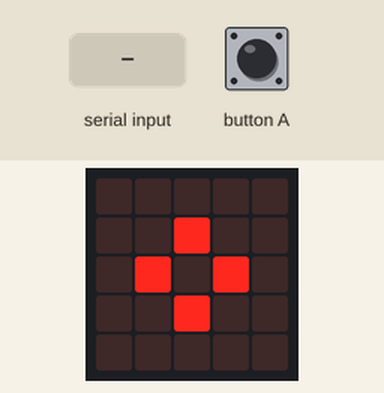
Bench run of a program on a simulated BBC micro:bit (MakeCode). Shown: the board's 5×5 LED display. The test bench sets the inputs (shaded band).

Above: at 1.2 s.
1.3 s: "1" typed at the serial console
At 2.8 s:
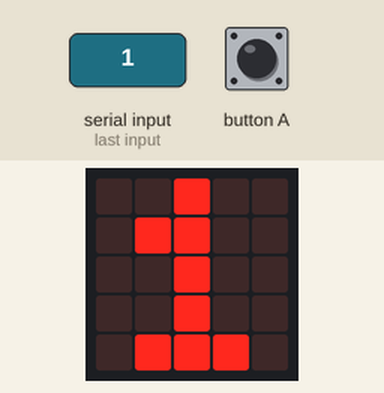
4.3 s: "0" typed at the serial console
At 5.1 s:
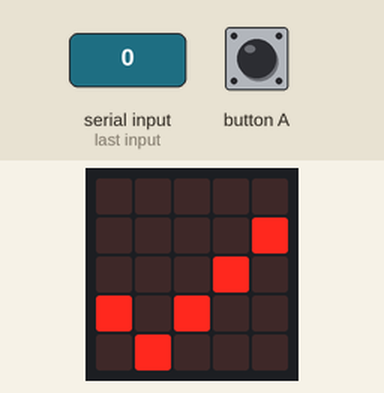
Timing chart, 0 to 7.3 s (numbered marks = the images above; inputs shaded):
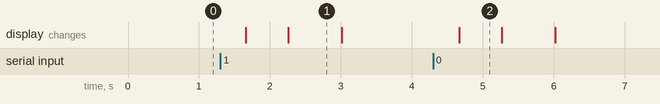

The program:

MicroBitCode.py
```python
answer = ""

def on_button_pressed_a():
    serial.write_line("WaitForInput")
input.on_button_pressed(Button.A, on_button_pressed_a)

def on_data_received():
    global answer
    answer = serial.read_until(serial.delimiters(Delimiters.HASH))
    basic.show_icon(IconNames.YES)
    basic.show_string(answer)
serial.on_data_received(serial.delimiters(Delimiters.HASH), on_data_received)

def on_forever():
    basic.show_leds("""
        . . . . .
        . . # . .
        . # . # .
        . . # . .
        . . . . .
        """)
basic.forever(on_forever)
```

Measured:
- after the input at 1.3 s, the display: first changes after 0.36 s (image 1 shows a later state)
- after the input at 4.3 s, the display: changes after 0.37 s (image 2)
- what the display in image 1 shows lasts 0.7 s, from 2.3 s to 3.0 s
- what the display in image 2 shows lasts 0.6 s, from 4.7 s to 5.3 s
